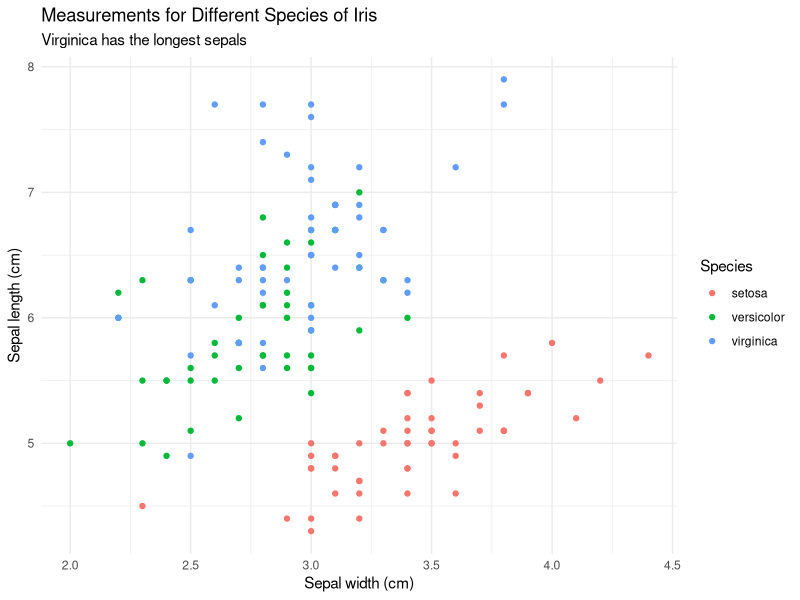
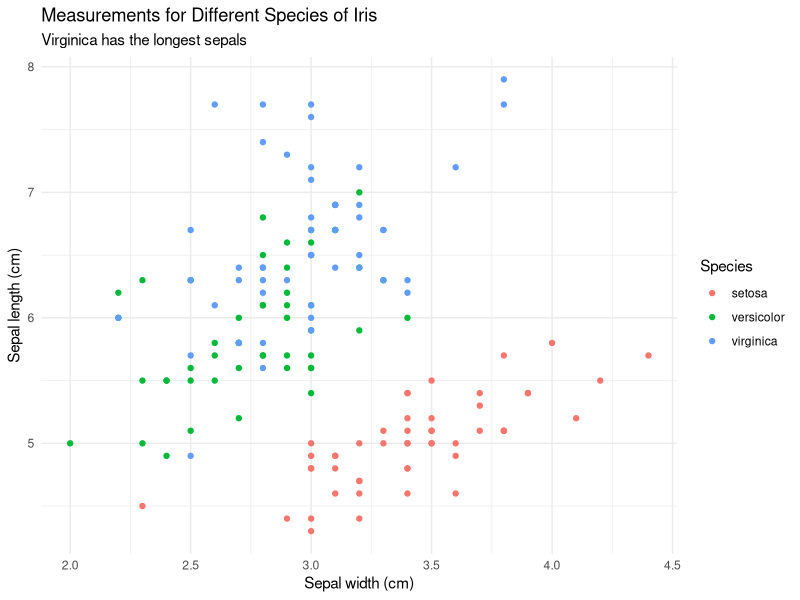

R code for these plots, in order:
## ---- chunk 1
#|label: setup
library(tidyverse)
## ---- chunk 2
iris_plot <- ggplot(iris, aes(x = Sepal.Width, y = Sepal.Length, color = Species)) +
  geom_point() +
  labs(
    title = "Measurements for Different Species of Iris",
    subtitle = "Virginica has the longest sepals",
    x = "Sepal width (cm)",
    y = "Sepal length (cm)",
    color = "Species"
  ) +
  theme_minimal()

ggsave("iris-scatterplot.png", plot = iris_plot, width = 8, height = 5, dpi = 300)

iris_plot
